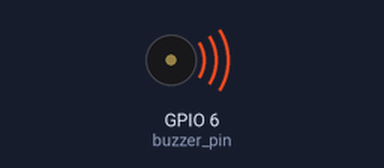
This program was run on a simulated Raspberry Pi (BCM pin numbers). Shown: buzzer (waves = sounding).

Above: at 0.2 s.
Timing chart, 0 to 5.7 s (numbered marks = the images above):
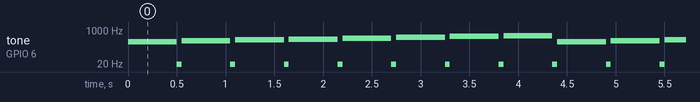

Measured:
- by itself, tone on GPIO 6 (buzzer_pin): repeats every 4.4 s: 10 Hz 0.05 s, 294 Hz 0.50 s, 10 Hz 0.05 s, 330 Hz 0.50 s, 10 Hz 0.05 s, 349 Hz 0.50 s, 10 Hz 0.05 s, 392 Hz 0.50 s, 10 Hz 0.05 s, 440 Hz 0.50 s, 10 Hz 0.05 s, 493 Hz 0.50 s, 10 Hz 0.05 s, 523 Hz 0.50 s, 10 Hz 0.05 s, 262 Hz 0.50 s

The program:

PWM_Buzzer.py
```python
import RPi.GPIO as GPIO
import time

GPIO.setmode(GPIO.BCM)

buzzer_pin = 6
GPIO.setup(buzzer_pin, GPIO.OUT)

freq = 100
p = GPIO.PWM(buzzer_pin, freq)

octab = [ 262, 294, 330, 349, 392, 440, 493, 523 ]
speed = 0.5

p.start(10)

try:
    while 1:
        for m in octab:
            p.ChangeFrequency(m)
            time.sleep(speed)
            p.ChangeFrequency(10)
            time.sleep(0.05)
except KeyboardInterrupt:
    pass

p.stop()
GPIO.cleanup()
```
